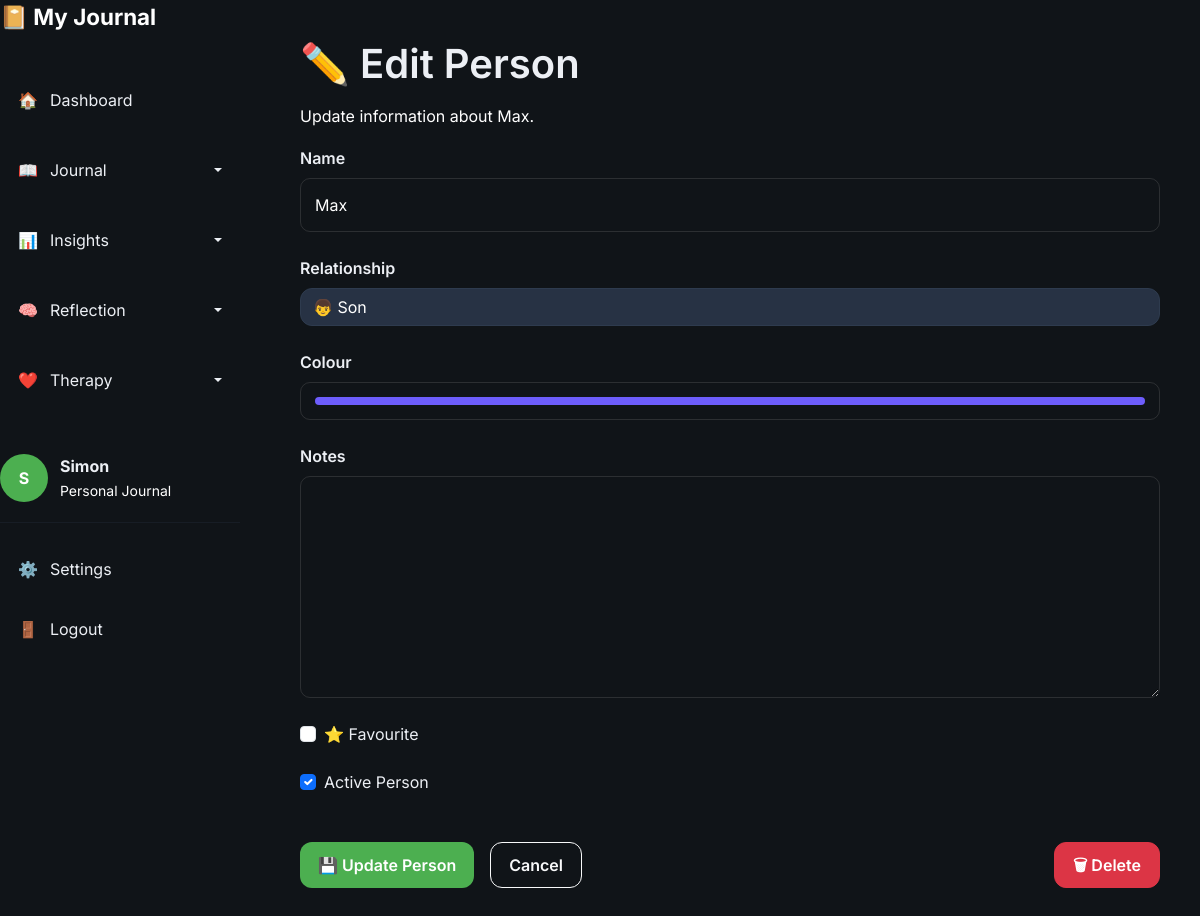
The page /people/1/edit (signed in) on the database its author committed.
### models/user.py (models this page shows, shortened)
class User(UserMixin, db.Model):
    id = db.Column(
        db.Integer,
        primary_key=True
    )
    username = db.Column(
        db.String(100),
        unique=True,
        nullable=False
    )
    display_name = db.Column(
    db.String(50),
    nullable=True
    )
    password_hash = db.Column(
        db.String(255),
        nullable=False
    )
    entries = db.relationship(
    "Entry",
    backref="author",
    lazy=True,
    cascade="all, delete-orphan"
)

### models/people.py (models this page shows)
class Person(db.Model):
    __tablename__ = "person"
    id = db.Column(
        db.Integer,
        primary_key=True
    )
    user_id = db.Column(
        db.Integer,
        db.ForeignKey("user.id"),
        nullable=False
    )
    name = db.Column(
        db.String(100),
        nullable=False
    )
    emoji = db.Column(
        db.String(10),
        default="🙂"
    )
    colour = db.Column(
        db.String(20),
        default="#6d5dfc"
    )
    relationship_type = db.Column(
        db.String(30),
        default="Other"
    )
    notes = db.Column(
        db.Text
    )
    favourite = db.Column(
        db.Boolean,
        default=False
    )
    active = db.Column(
        db.Boolean,
        default=True
    )
    entries = db.relationship(
    "Entry",
    secondary=entry_people,
    back_populates="people"
)

### routes/people.py (the view, shortened to what this page needs)
@people_bp.route("/people/<int:person_id>/edit", methods=["GET", "POST"])
@login_required
def edit_person(person_id):
    person = Person.query.filter_by(
        id=person_id,
        user_id=current_user.id
    ).first_or_404()
    return render_template(
        "edit_person.html",
        person=person,
        people_emojis=PEOPLE_EMOJI
    )

### routes/auth.py (called while the page is built)
@login_manager.user_loader
def load_user(user_id):
    return User.query.get(int(user_id))

### templates/edit_person.html (shortened to what this page needs)
{% extends "base.html" %}
{% block content %}
<div class="content-wrapper">
    <div class="page-header">
        <div>
            <h1>✏️ Edit Person</h1>
            <p>
                Update information about {{ person.name }}.
            </p>
        </div>
    </div>
    <div class="form-card">
        <form method="POST">
            <div class="mb-4">
                <label class="form-label">
                    Name
                </label>
                <input
                    type="text"
                    name="name"
                    class="form-control"
                    value="{{ person.name }}"
                    required>
            </div>
            <div class="mb-4">
                <label class="form-label">
                    Relationship
                </label>
                <select
                    name="relationship_type"
                    class="form-select">
                    {% for id, relationship in people_emojis.items() %}
                        <option
                            value="{{ id }}"
                            {% if relationship.name == person.relationship_type %}selected{% endif %}>
                            {{ relationship.emoji }}
                            {{ relationship.name }}
                        </option>
                    {% endfor %}
                </select>
            </div>
            <div class="mb-4">
                <label class="form-label">
                    Colour
                </label>
                <input
                    type="color"
                    name="colour"
                    class="form-control form-control-color"
                    value="{{ person.colour }}">
            </div>
            <div class="mb-4">
                <label class="form-label">
                    Notes
                </label>
                <textarea
                    name="notes"
                    rows="8"
                    class="form-control">{{ person.notes }}</textarea>
            </div>
            <div class="form-check mb-4">
                <input
                    class="form-check-input"
                    type="checkbox"
                    id="favourite"
                    name="favourite"
                    {% if person.favourite %}checked{% endif %}>
                <label
                    class="form-check-label"
                    for="favourite">
                    ⭐ Favourite
                </label>
            </div>
            <div class="form-check mb-5">
                <input
                    class="form-check-input"
                    type="checkbox"
                    id="active"
                    name="active"
                    {% if person.active %}checked{% endif %}>
                <label
                    class="form-check-label"
                    for="active">
                    Active Person
                </label>
            </div>
            <div class="d-flex gap-3">
                <button
                    type="submit"
                    class="btn btn-primary">
                    💾 Update Person
                </button>
                <a
                    href="{{ url_for('people.view_person', person_id=person.id) }}"
                    class="btn btn-outline-light">
                    Cancel
                </a>
                </form>
<form
                    method="POST"
                    action="{{ url_for('people.delete_person', person_id=person.id) }}"
                    class="ms-auto">
                    <button
                        class="btn btn-danger"
                        onclick="return confirm('Delete this person?');">
                        🗑 Delete
                    </button>
                </form>
            </div>
    </div>
</div>
{% endblock %}

### templates/base.html (shortened to what this page needs)
<!DOCTYPE html>
<html lang="en">
<head>
    <link
        href="https://cdn.jsdelivr.net/npm/bootstrap@5.3.3/dist/css/bootstrap.min.css"
        rel="stylesheet"
    >
    <link
        rel="stylesheet"
        href="{{ url_for('static', filename='css/variables.css') }}"
    >
    <link
        rel="stylesheet"
        href="{{ url_for('static', filename='css/layout.css') }}"
    >
    <link
        rel="stylesheet"
        href="{{ url_for('static', filename='css/components.css') }}"
    >
    <link
        rel="stylesheet"
        href="{{ url_for('static', filename='css/style.css') }}"
    >
    <link
        rel="stylesheet"
        href="{{ url_for('static', filename='css/trends.css') }}"
    >
    <link
        rel="stylesheet"
        href="{{ url_for('static', filename='css/people.css') }}"
    >
    <link
        rel="stylesheet"
        href="{{ url_for('static', filename='css/patterns.css') }}"
    >
    <link
        rel="stylesheet"
        href="{{ url_for('static', filename='css/therapy.css') }}"
    >
</head>
<body>
{% if current_user.is_authenticated %}
<div class="app-layout">
    <aside class="sidebar">
        <div class="sidebar-header">
            <a
                href="{{ url_for('dashboard.dashboard') }}"
                class="logo"
            >
                📔
                <span>
                    My Journal
                </span>
            </a>
        </div>
        <nav class="sidebar-nav">
            <a
                href="{{ url_for('dashboard.dashboard') }}"
                class="nav-item
                "
            >
                🏠
                <span>
                    Dashboard
                </span>
            </a>
            <div class="dropdown nav-dropdown">
                <a
                    href="#"
                    class="nav-item dropdown-toggle
                    "
                    role="button"
                    data-bs-toggle="dropdown"
                    aria-expanded="false"
                >
                    📖
                    <span>
                        Journal
                    </span>
                </a>
            </div>
            <div class="dropdown nav-dropdown">
                <a
                    href="#"
                    class="nav-item dropdown-toggle
                    "
                    role="button"
                    data-bs-toggle="dropdown"
                    aria-expanded="false"
                >
                    📊
                    <span>
                        Insights
                    </span>
                </a>
            </div>
            <div class="dropdown nav-dropdown">
                <a
                    href="#"
                    class="nav-item dropdown-toggle
                    "
                    role="button"
                    data-bs-toggle="dropdown"
                    aria-expanded="false"
                >
                    🧠
                    <span>
                        Reflection
                    </span>
                </a>
            </div>
            <div class="dropdown nav-dropdown">
                <a
                    href="#"
                    class="nav-item dropdown-toggle
                    "
                    role="button"
                    data-bs-toggle="dropdown"
                    aria-expanded="false"
                >
                    ❤️
                    <span>
                        Therapy
                    </span>
                </a>
            </div>
        </nav>
        <div class="sidebar-footer">
            <div class="user-card">
                <div class="avatar">
                    {{
                        (current_user.display_name or current_user.username)[0]
                        | upper
                    }}
                </div>
                <div>
                    <strong>
                        {{
                            current_user.display_name
                            or
                            current_user.username
                        }}
                    </strong>
                    <br>
                    <small>
                        Personal Journal
                    </small>
                </div>
            </div>
            <hr>
            <a
                href="{{ url_for('settings.settings') }}"
                class="nav-item"
            >
                ⚙️
                <span>
                    Settings
                </span>
            </a>
            <a
                href="{{ url_for('auth.logout') }}"
                class="nav-item"
            >
                🚪
                <span>
                    Logout
                </span>
            </a>
        </div>
    </aside>
    <main class="main-content">
        {% block content %}
        {% endblock %}
{% endif %}
</body>
</html>

### static/css/variables.css (style rules this page uses)
:root { --bg:#101418; --sidebar:#18212d; --card:#202938; --card-hover:#293548; --input:#273244; --text:#ECEFF4; --muted:#ffffff; --text-muted:#ffffff; --heading:#FFFFFF; --accent:#4CAF50; --accent-hover:#43A047; --accent-light:#6FCF70; --success:#22C55E; --warning:#F59E0B; --danger:#EF4444; --info:#3B82F6; --border:#2E3B4E; --shadow-small: 0 4px 12px rgba(0,0,0,.15); --shadow-medium: 0 10px 25px rgba(0,0,0,.25); --shadow-large: 0 20px 40px rgba(0,0,0,.35); --radius-small:8px; --radius-medium:14px; --radius-large:20px; --radius-round:999px; --space-xs:6px; --space-sm:12px; --space-md:20px; --space-lg:32px; --space-xl:48px; --sidebar-width:260px; --transition-fast:.15s ease; --transition:.25s ease; --transition-slow:.4s ease; }

### static/css/layout.css (style rules this page uses)
body { margin:0; padding:0; min-height:100vh; background:var(--bg); color:var(--text); }
.app-layout { display:flex; min-height:100vh; }
.sidebar { position: fixed; top: 0; left: 0; bottom: 0; width: 260px; overflow-y: auto; overflow-x: hidden; }
.sidebar-header { margin-bottom:40px; }
.sidebar-nav { display:flex; flex-direction:column; gap:10px; flex:1; }
.sidebar-footer { margin-top:40px; }
.main-content { flex:1; margin-left:260px; padding:40px; overflow-y:auto; }
.sidebar { width:240px; transition:.3s; }
.content-wrapper { max-width:1200px; margin:auto; }

### static/css/components.css (style rules this page uses)
.btn { border-radius:12px; padding:10px 18px; font-weight:600; transition:.2s; }
.btn-primary { background:var(--accent); border:none; color:white; }
.form-control, .form-select { background:#273244; border:1px solid var(--border); color:var(--text-muted); border-radius:12px; }
.nav-item { display:flex; align-items:center; gap:12px; padding:14px 18px; margin-bottom:8px; border-radius:12px; text-decoration:none; color:var(--text); transition:.2s; }
.logo { font-size:1.4rem; font-weight:700; text-decoration:none; color:white; }
.user-card { display:flex; align-items:center; gap:12px; margin-top:auto; }
.avatar { width:48px; height:48px; border-radius:50%; background:var(--accent); color:white; display:flex; justify-content:center; align-items:center; font-weight:bold; }
.sidebar .nav-dropdown .dropdown-toggle::after { margin-left: auto; vertical-align: middle; }
.sidebar .nav-dropdown .dropdown-toggle { width: 100%; }

### static/css/style.css (style rules this page uses)
* { box-sizing:border-box; }
body { font-family:'Inter',sans-serif; background:var(--bg); color:var(--text); margin:0; padding:0; overflow-x:hidden; }
h1,h2,h3,h4,h5,h6 { color:var(--text); font-weight:600; margin-bottom:15px; }
p { color:var(--muted); line-height:1.7; }
small { color:var(--muted); }
a { color:inherit; text-decoration:none; }
hr { border:none; border-top:1px solid var(--border); margin:20px 0; }
button, a, .card, input, textarea, select { transition:.2s ease; }
.form-label { font-weight:600; color:var(--text); }

### static/css/therapy.css (style rules this page uses)
.form-control { width: 100%; box-sizing: border-box; resize: vertical; padding: 14px; border-radius: 10px; border: 1px solid rgba(128, 128, 128, 0.25); background: var( --input-bg, transparent ); font-family: inherit; line-height: 1.5; }

### rows shown on the page
User: display_name+username "S", display_name+username "Simon"
Person: name "Max", relationship_type "👦 Son", colour "#6d5dfc", active "☑"
